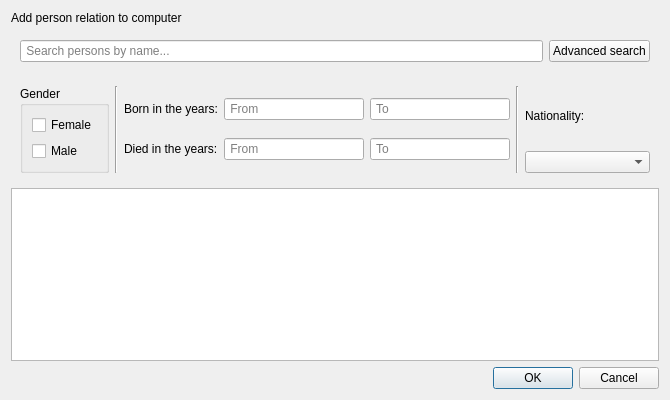
<?xml version="1.0" encoding="UTF-8"?>
<ui version="4.0">
 <class>PRelationC</class>
 <widget class="QDialog" name="PRelationC">
  <property name="geometry">
   <rect>
    <x>0</x>
    <y>0</y>
    <width>670</width>
    <height>400</height>
   </rect>
  </property>
  <property name="windowTitle">
   <string>Dialog</string>
  </property>
  <layout class="QVBoxLayout" name="verticalLayout_3">
   <item>
    <widget class="QLabel" name="label">
     <property name="text">
      <string>Add person relation to computer</string>
     </property>
    </widget>
   </item>
   <item>
    <widget class="QFrame" name="horizontalFrame">
     <property name="maximumSize">
      <size>
       <width>16777215</width>
       <height>40</height>
      </size>
     </property>
     <layout class="QHBoxLayout" name="horizontalLayout">
      <item>
       <widget class="QLineEdit" name="input_searchPerson">
        <property name="styleSheet">
         <string notr="true"/>
        </property>
        <property name="placeholderText">
         <string> Search persons by name...</string>
        </property>
       </widget>
      </item>
      <item>
       <widget class="QPushButton" name="button_advSearchPerson">
        <property name="text">
         <string>Advanced search</string>
        </property>
       </widget>
      </item>
     </layout>
    </widget>
   </item>
   <item>
    <widget class="QWidget" name="widget_advancedSearchPerson" native="true">
     <property name="maximumSize">
      <size>
       <width>16777215</width>
       <height>110</height>
      </size>
     </property>
     <layout class="QGridLayout" name="gridLayout_3">
      <item row="0" column="2">
       <layout class="QGridLayout" name="gridLayout_2">
        <item row="1" column="0">
         <widget class="QLabel" name="label_diedSearch">
          <property name="text">
           <string>Died in the years:</string>
          </property>
         </widget>
        </item>
        <item row="0" column="0">
         <widget class="QLabel" name="label_bornSearch">
          <property name="text">
           <string>Born in the years:</string>
          </property>
         </widget>
        </item>
        <item row="0" column="1">
         <widget class="QLineEdit" name="input_searchBornFrom">
          <property name="enabled">
           <bool>true</bool>
          </property>
          <property name="maxLength">
           <number>4</number>
          </property>
          <property name="placeholderText">
           <string> From</string>
          </property>
         </widget>
        </item>
        <item row="1" column="2">
         <widget class="QLineEdit" name="input_searchDiedTo">
          <property name="enabled">
           <bool>true</bool>
          </property>
          <property name="maxLength">
           <number>4</number>
          </property>
          <property name="placeholderText">
           <string> To</string>
          </property>
         </widget>
        </item>
        <item row="1" column="1">
         <widget class="QLineEdit" name="input_searchDiedFrom">
          <property name="enabled">
           <bool>true</bool>
          </property>
          <property name="maxLength">
           <number>4</number>
          </property>
          <property name="placeholderText">
           <string> From</string>
          </property>
         </widget>
        </item>
        <item row="0" column="2">
         <widget class="QLineEdit" name="input_searchBornTo">
          <property name="enabled">
           <bool>true</bool>
          </property>
          <property name="maxLength">
           <number>4</number>
          </property>
          <property name="placeholderText">
           <string> To</string>
          </property>
         </widget>
        </item>
       </layout>
      </item>
      <item row="0" column="4">
       <layout class="QVBoxLayout" name="verticalLayout_2">
        <item>
         <widget class="QLabel" name="label_nat">
          <property name="text">
           <string>Nationality:</string>
          </property>
         </widget>
        </item>
        <item>
         <widget class="QComboBox" name="input_searchNat">
          <property name="enabled">
           <bool>true</bool>
          </property>
          <property name="minimumSize">
           <size>
            <width>125</width>
            <height>0</height>
           </size>
          </property>
          <property name="styleSheet">
           <string notr="true"/>
          </property>
         </widget>
        </item>
       </layout>
      </item>
      <item row="0" column="0">
       <widget class="QGroupBox" name="groupBox_gender">
        <property name="enabled">
         <bool>true</bool>
        </property>
        <property name="title">
         <string>Gender</string>
        </property>
        <layout class="QVBoxLayout" name="verticalLayout">
         <item>
          <widget class="QCheckBox" name="checkBox_searchFemale">
           <property name="text">
            <string>Female</string>
           </property>
          </widget>
         </item>
         <item>
          <widget class="QCheckBox" name="checkBox_searchMale">
           <property name="text">
            <string>Male</string>
           </property>
          </widget>
         </item>
        </layout>
       </widget>
      </item>
      <item row="0" column="1">
       <widget class="Line" name="line">
        <property name="orientation">
         <enum>Qt::Vertical</enum>
        </property>
       </widget>
      </item>
      <item row="0" column="3">
       <widget class="Line" name="line_2">
        <property name="orientation">
         <enum>Qt::Vertical</enum>
        </property>
       </widget>
      </item>
     </layout>
    </widget>
   </item>
   <item>
    <widget class="QTableView" name="table_Person">
     <property name="sizePolicy">
      <sizepolicy hsizetype="Expanding" vsizetype="Expanding">
       <horstretch>0</horstretch>
       <verstretch>0</verstretch>
      </sizepolicy>
     </property>
     <property name="contextMenuPolicy">
      <enum>Qt::CustomContextMenu</enum>
     </property>
     <property name="styleSheet">
      <string notr="true"/>
     </property>
     <property name="editTriggers">
      <set>QAbstractItemView::NoEditTriggers</set>
     </property>
     <property name="sortingEnabled">
      <bool>true</bool>
     </property>
     <attribute name="horizontalHeaderHighlightSections">
      <bool>false</bool>
     </attribute>
     <attribute name="verticalHeaderHighlightSections">
      <bool>false</bool>
     </attribute>
    </widget>
   </item>
   <item>
    <widget class="QDialogButtonBox" name="buttonBox">
     <property name="orientation">
      <enum>Qt::Horizontal</enum>
     </property>
     <property name="standardButtons">
      <set>QDialogButtonBox::Cancel|QDialogButtonBox::Ok</set>
     </property>
    </widget>
   </item>
  </layout>
 </widget>
 <tabstops>
  <tabstop>input_searchPerson</tabstop>
  <tabstop>button_advSearchPerson</tabstop>
  <tabstop>checkBox_searchFemale</tabstop>
  <tabstop>checkBox_searchMale</tabstop>
  <tabstop>input_searchBornFrom</tabstop>
  <tabstop>input_searchBornTo</tabstop>
  <tabstop>input_searchDiedFrom</tabstop>
  <tabstop>input_searchDiedTo</tabstop>
  <tabstop>input_searchNat</tabstop>
  <tabstop>table_Person</tabstop>
 </tabstops>
 <resources/>
 <connections>
  <connection>
   <sender>buttonBox</sender>
   <signal>accepted()</signal>
   <receiver>PRelationC</receiver>
   <slot>accept()</slot>
   <hints>
    <hint type="sourcelabel">
     <x>248</x>
     <y>254</y>
    </hint>
    <hint type="destinationlabel">
     <x>157</x>
     <y>274</y>
    </hint>
   </hints>
  </connection>
  <connection>
   <sender>buttonBox</sender>
   <signal>rejected()</signal>
   <receiver>PRelationC</receiver>
   <slot>reject()</slot>
   <hints>
    <hint type="sourcelabel">
     <x>316</x>
     <y>260</y>
    </hint>
    <hint type="destinationlabel">
     <x>286</x>
     <y>274</y>
    </hint>
   </hints>
  </connection>
 </connections>
</ui>
